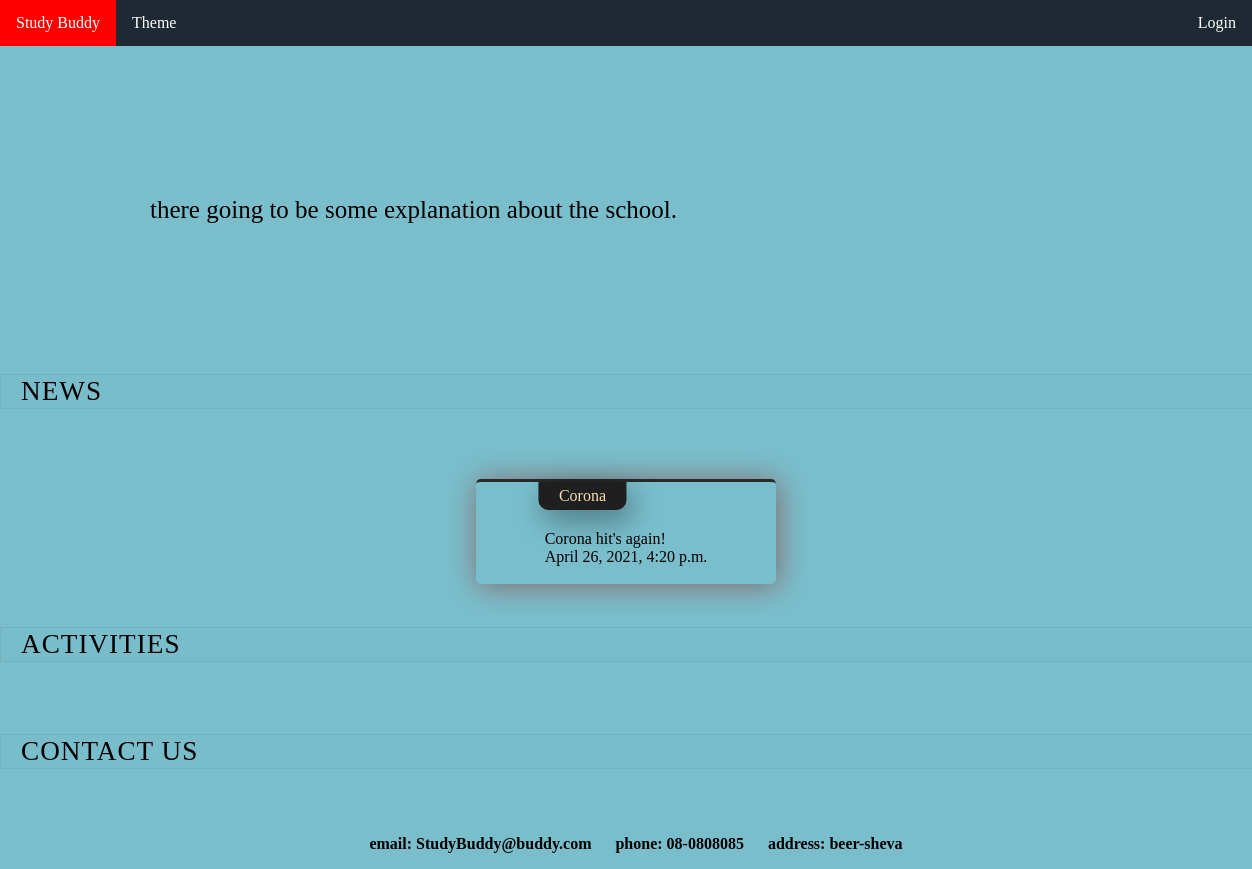
Before: / with the older database file.
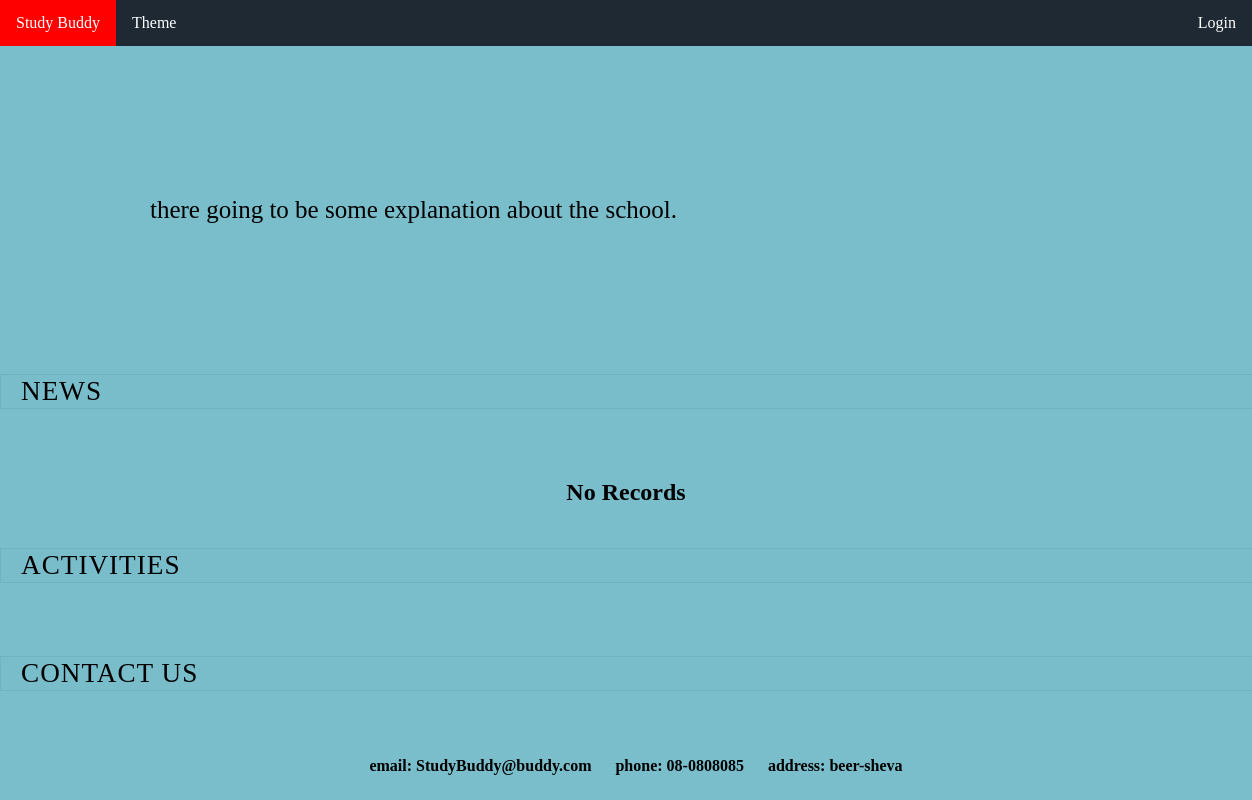
After: the same page with the newer database file.
### StudyBuddy/models.py (models this page shows, shortened)
class Article(models.Model):
    title = models.CharField(max_length=64)
    body = models.TextField()
    date = models.DateTimeField('date published')
    class Meta:
        verbose_name = "Article"
        verbose_name_plural = "Articles"

### StudyBuddy/views.py (the view)
# urls.py: path('', views.home, name='home'),
def home(request):
    print(request.user.username)
    print(request.user.id)
    news = Article.objects.all().order_by('-date')
    return render(request, '../templates/home.html', {'news': news})

### templates/home.html (shortened to what this page needs)
{% include  "navbase.html" %}
{% load static %}
<!DOCTYPE html>
<html lang="en">
<head>
        <link type="text/css" href="{% static 'styles/home.css' %}" rel="stylesheet">
</head>
<body>
    <div class="container-main" >
        <div class="xpl-txt"> <p> there going to be some explanation about the school. </p> </div>
    </div>
    <div class="title-heading">
        <h2>NEWS</h2>
    </div>
    <section id="element-list">
        {% if news %}
            {% for article in news %}
                <div class="news" >
                <div class="news-title">
                {{ article.title }}
                </div>
                    <div class="news-body">
                <br>
                {{ article.body }}
                <br>
                {{ article.date }}
                <br>
                <br>
                    </div>
                </div>
            {% endfor %}
        {% else %}
            <h1>No Records</h1>
        {% endif %}
    </section>
    <div class="title-heading">
        <h2>Activities</h2>
    </div>
    <div class="title-heading">
        <h2>Contact Us</h2>
    </div>
    <section id="element-list">
        <div class="contact-details">
            <p> email: StudyBuddy@buddy.com </p>
            <p> phone: 08-0808085 </p>
            <p> address: beer-sheva </p>
        </div>
    </section>
</body>
</html>

Changed rows visible on the page:
removed Article: title "Corona", body "Corona hit's again!", date "April 26, 2021, 4:20 p.m."
Other visible differences:
text now shown: "No Records"
